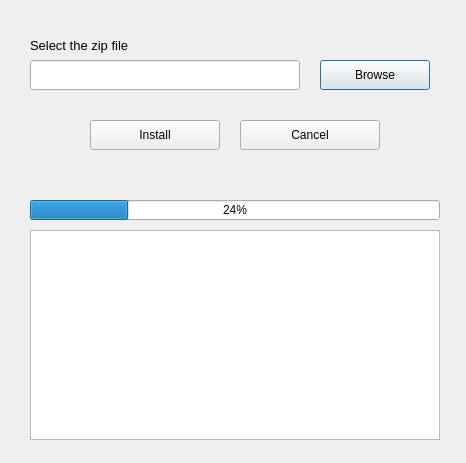
<?xml version="1.0" encoding="UTF-8"?>
<ui version="4.0">
 <class>QAptOfflineInstall</class>
 <widget class="QDialog" name="QAptOfflineInstall">
  <property name="geometry">
   <rect>
    <x>0</x>
    <y>0</y>
    <width>466</width>
    <height>463</height>
   </rect>
  </property>
  <property name="windowTitle">
   <string>Install Packages</string>
  </property>
  <widget class="QLineEdit" name="lineEdit">
   <property name="geometry">
    <rect>
     <x>30</x>
     <y>60</y>
     <width>270</width>
     <height>30</height>
    </rect>
   </property>
  </widget>
  <widget class="QPushButton" name="pushButton">
   <property name="geometry">
    <rect>
     <x>320</x>
     <y>60</y>
     <width>110</width>
     <height>30</height>
    </rect>
   </property>
   <property name="text">
    <string>Browse</string>
   </property>
  </widget>
  <widget class="QPushButton" name="pushButton_2">
   <property name="geometry">
    <rect>
     <x>90</x>
     <y>120</y>
     <width>130</width>
     <height>30</height>
    </rect>
   </property>
   <property name="text">
    <string>Install</string>
   </property>
   <property name="icon">
    <iconset>
     <normaloff>icons/dialog-ok-apply.png</normaloff>icons/dialog-ok-apply.png</iconset>
   </property>
  </widget>
  <widget class="QPushButton" name="pushButton_3">
   <property name="geometry">
    <rect>
     <x>240</x>
     <y>120</y>
     <width>140</width>
     <height>30</height>
    </rect>
   </property>
   <property name="text">
    <string>Cancel</string>
   </property>
   <property name="icon">
    <iconset>
     <normaloff>icons/dialog-cancel.png</normaloff>icons/dialog-cancel.png</iconset>
   </property>
  </widget>
  <widget class="QProgressBar" name="progressBar">
   <property name="geometry">
    <rect>
     <x>30</x>
     <y>200</y>
     <width>410</width>
     <height>20</height>
    </rect>
   </property>
   <property name="value">
    <number>24</number>
   </property>
  </widget>
  <widget class="QPlainTextEdit" name="plainTextEdit">
   <property name="geometry">
    <rect>
     <x>30</x>
     <y>230</y>
     <width>410</width>
     <height>210</height>
    </rect>
   </property>
  </widget>
  <widget class="QLabel" name="label">
   <property name="geometry">
    <rect>
     <x>30</x>
     <y>30</y>
     <width>200</width>
     <height>30</height>
    </rect>
   </property>
   <property name="font">
    <font>
     <pointsize>10</pointsize>
    </font>
   </property>
   <property name="text">
    <string>Select the zip file</string>
   </property>
  </widget>
 </widget>
 <resources/>
 <connections/>
</ui>
